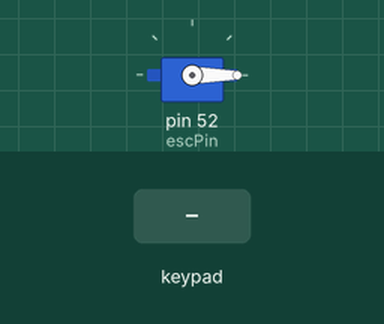
Simulated run of this sketch. Board: Arduino Mega 2560, built with avr-gcc and run on an emulated ATmega2560. Shown: servo. Inputs (shaded band) come from the test bench.

Above: at 1.2 s.
1.3 s: key 'U' pressed
At 2.4 s:
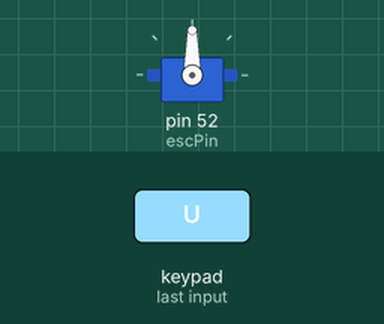
Timing chart, 0 to 4.3 s (numbered marks = the images above; inputs shaded):
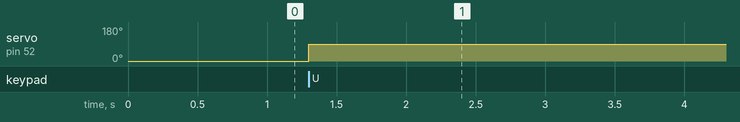

The sketch:

BLDC_using_PS2.ino
```cpp
#include <PS2X_lib.h>

#include <Servo.h>

Servo myservo;
PS2X ps2x;
int  on = 0;
int pos = 0;
int error = 1;
byte type = 0;
byte vibrate = 0;

int escPin = 52; //Signal pin from ESC

unsigned long currentMillis, previousMillis;
int min_throttle = 1000;
int max_throttle = 2000;

//int LY = 0,l3 = 0, f = 0, ey = 0;

void setup() {

  Serial.begin(115200);

  myservo.attach(escPin, 1000, 2000); //54,128

  error = ps2x.config_gamepad(47, 51, 49, 53, false, false);
  //LY = ps2x.Analog(PSS_LY);
  //l3 = ps2x.ButtonPressed(PSB_CROSS);
  //ey = LY - 127;
  initProcedure();

}

void loop() {

  if (error == 0)
  {
    ps2x.read_gamepad(false, vibrate);
    //LY = ps2x.Analog(PSS_LY);
    //f = map(LY, 127 + ey, 255, 1000, 2000);
    //f = constrain(f, 1000, 2000);

    if (ps2x.ButtonPressed(PSB_PAD_UP)) {

      myservo.write(1500);
      delay(15);
    }
  }
}
void initProcedure() {
  myservo.write(1000);
  delay(15);
}
```

Measured:
- after the input at 1.3 s, servo on pin 52 (escPin): 0° → 90° at once
